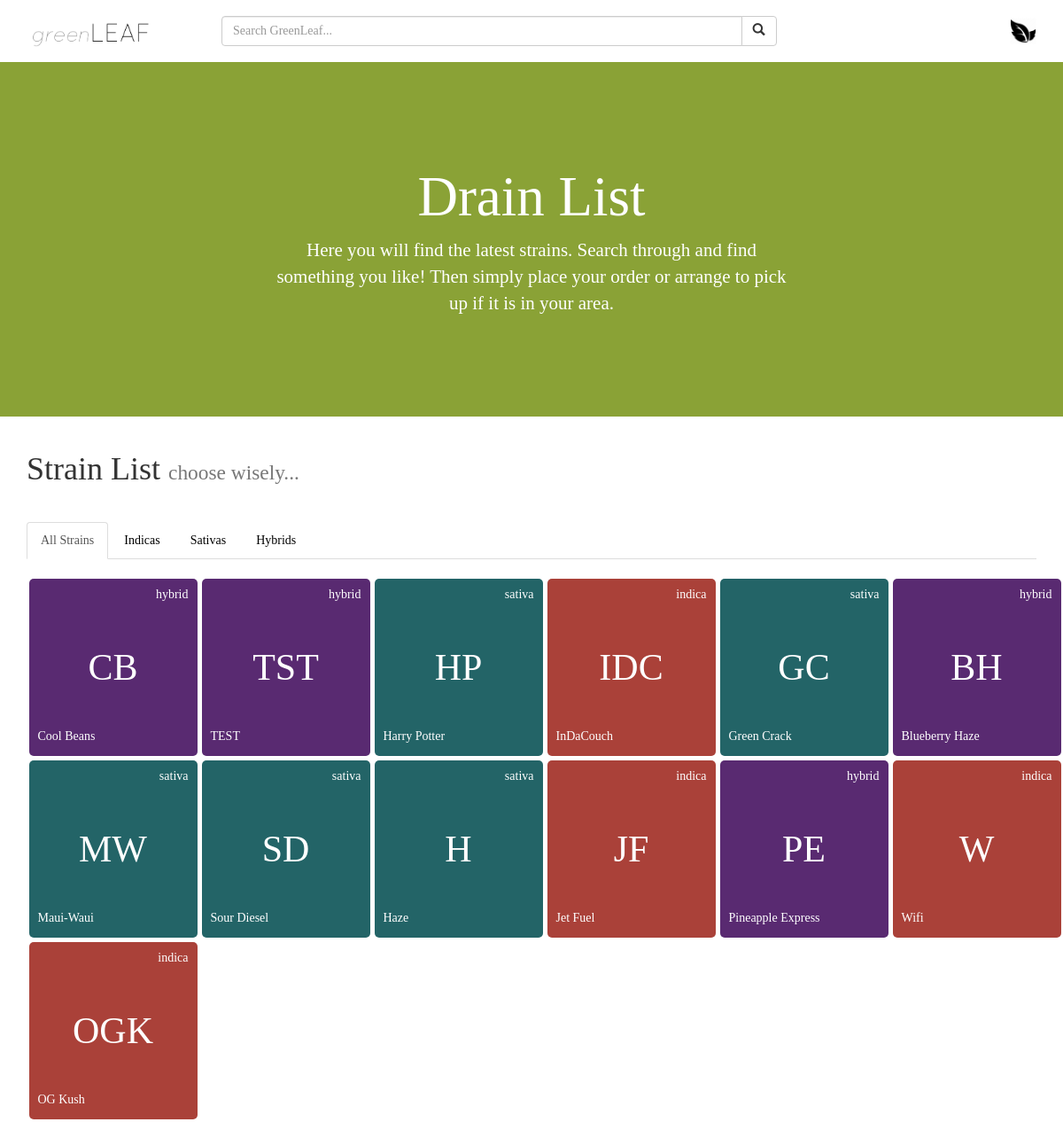
/user/sebastian/strains/ (signed in), run on the app's committed database.
### main_app/models.py (models this page shows, shortened)
class Strain(models.Model):
	user = models.ForeignKey(User)
	slug = models.SlugField(unique=True)
	name = models.CharField(max_length=150)
	initials = models.CharField(max_length=3)
	strain_type_choices = (
		('indica', 'Indica'),
		('sativa', 'Sativa'),
		('hybrid', 'Hybrid'),
	)
	strain_type = models.CharField(
		max_length=6,
		choices=strain_type_choices,
	)
	sleepy = models.IntegerField(
			default=1,
			validators=[
				MaxValueValidator(10),
				MinValueValidator(1)
			]
		)
	creative = models.IntegerField(
		default=1,
		validators=[
			MaxValueValidator(10),
			MinValueValidator(1)
		]
	)
	hungry = models.IntegerField(
		default=1,
		validators=[
			MaxValueValidator(10),
			MinValueValidator(1)
		]
	)
	giggles = models.IntegerField(
		default=1,
		validators=[
			MaxValueValidator(10),
			MinValueValidator(1)
		]
	)
	relaxed = models.IntegerField(
		default=1,
		validators=[
			MaxValueValidator(10),
			MinValueValidator(1)
		]
	)
	happy = models.IntegerField(
		default=1,
		validators=[
			MaxValueValidator(10),
			MinValueValidator(1)
		]
	)
	pain = models.IntegerField(
		default=1,
		validators=[
			MaxValueValidator(10),
			MinValueValidator(1)
		]
	)
	stress = models.IntegerField(
		default=1,
		validators=[
			MaxValueValidator(10),
			MinValueValidator(1)
		]
	)
	insomnia = models.IntegerField(
		default=1,
		validators=[
			MaxValueValidator(10),
			MinValueValidator(1)
		]
	)
	depression = models.IntegerField(
		default=1,
		validators=[
			MaxValueValidator(10),
			MinValueValidator(1)
		]
	)
	lack_of_appetite = models.IntegerField(
		default=1,
		validators=[
			MaxValueValidator(10),
			MinValueValidator(1)
		]
	)
	paranoia = models.IntegerField(
		default=1,
		validators=[
			MaxValueValidator(10),
			MinValueValidator(1)
		]
	)
	cotton_mouth = models.IntegerField(
		default=1,
		validators=[
			MaxValueValidator(10),
			MinValueValidator(1)
		]
	)
	dry_eyes = models.IntegerField(
		default=1,
		validators=[
			MaxValueValidator(10),
			MinValueValidator(1)
		]
	)
	headache = models.IntegerField(
		default=1,
		validators=[
			MaxValueValidator(10),
			MinValueValidator(1)
		]
	)
	eighth_price = models.IntegerField(
		default=0,
	)
	quarter_price = models.IntegerField(
		default=0,
	)
	half_price = models.IntegerField(
		default=0,
	)
	ounce_price = models.IntegerField(
		default=0,
	)
	description = models.TextField(blank=False)
	likes = models.IntegerField(default=0)
	image = models.ImageField(upload_to='strain_images', blank=True)
	timestamp = models.DateTimeField(auto_now_add=True)

### main_app/views.py (the view)
# urls.py: url(r'^user/(\w+)/strains/$', views.strains, name='strains'),
def strains(request, username):
	strains = Strain.objects.all().order_by('-timestamp')
	strain_list = Strain.objects.all().order_by('-timestamp')
	paginator = Paginator(strain_list, 25) # Show 25 contacts per page
	page = request.GET.get('page')
	try:
		strains = paginator.page(page)
	except PageNotAnInteger:
		strains = paginator.page(1)
	except EmptyPage:
		strains = paginator.page(paginator.num_pages)
	query = request.GET.get('query')
	if query:
		strains = strain_list.filter(
			Q(name__icontains=query) | Q(description__icontains=query) | Q(strain_type__icontains=query)
		).order_by('-timestamp').distinct()
	return render(request, 'strains.html', {'strains':strains})

### main_app/templates/strains.html (shortened to what this page needs)
{% extends 'base.html' %}
{% load staticfiles %}
{% block content %}
<div class="jumbotron" id="strain-list-jumbotron">
	<div class="container">
		<div class="header">
			<h1>Drain List</h1>
			<p>Here you will find the latest strains. Search through and find something you like! Then simply place your order or arrange to pick up if it is in your area.</p>
		</div>
	</div>
</div>
<div class="container">
	<div class="page-header">
		<h1>Strain List <small>choose wisely...</small></h1>
	</div>
	<ul class="nav nav-tabs">
		<li role="presentation" class="active"><a data-toggle="tab" href="#drain">All Strains</a></li>
		<li role="presentation"><a data-toggle="tab" href="#indica">Indicas</a></li>
		<li role="presentation"><a data-toggle="tab" href="#sativa">Sativas</a></li>
		<li role="presentation"><a data-toggle="tab" href="#hybrid">Hybrids</a></li>
	</ul>
	<br/>
	<div class="tab-content">
		<div id="drain" class="tab-pane fade in active">
			<div class="container">
				<div class="row">
				{% for strain in strains %}
					<div class="col-md-2 less-padding">
						<a href="{% url 'detail' user.username strain.slug %}">
							<div class="{{ strain.strain_type }}">
								<p>{{ strain.strain_type }}</p>
								<h1>{{ strain.initials }}</h1>
								<p>{{ strain.name }}</p>
							</div>
						</a>
					</div>
				{% endfor %}
				</div>
			</div>
		</div>
	</div>
</div>
{% endblock %}

### main_app/static/css/styles.css (style rules this page uses)
.less-padding { padding: 2.5px !important; }
html { overflow-x: hidden; }
.page-header { border-bottom: none; }
h1 { font-family: montserrat-bold; }
p, li, form { font-family: quicksand; }
a { color: #000; }
#strain-list-jumbotron { background: #8AA236; height: 400px; position: relative; background-size: cover; background-repeat: no-repeat; background-position: center; padding: 0; margin: 0; top: 0; }
.header { height: auto; width: auto; position: absolute; top: 50%; left: 50%; transform: translate(-50%, -50%); }
.header h1 { color: white; text-align: center; }
.header p { color: white; text-align: center; }
.indica { height: 200px; width: 100%; border-radius: 5px; padding-top: 2.5px !important; color: white; background: #AA4139; }
.indica p { padding: 5px 10px; float: right; font-family: quicksand; }
.indica p:last-of-type { position: absolute; bottom: 0; text-alight: right; }
.indica h1 { font-family: montserrat-bold; font-size: 3em; width: 60%; text-align: center; position: absolute; top: 40%; left: 50%; transform: translate(-50%, -50%); }
.sativa { height: 200px; width: 100%; border-radius: 5px; padding-top: 2.5px !important; color: white; background: #236467; }
.sativa p { padding: 5px 10px; float: right; font-family: quicksand; }
.sativa p:last-of-type { position: absolute; bottom: 0; text-alight: right; }
.sativa h1 { font-family: montserrat-bold; font-size: 3em; width: 60%; text-align: center; position: absolute; top: 40%; left: 50%; transform: translate(-50%, -50%); }
.hybrid { height: 200px; width: 100%; border-radius: 5px; padding-top: 2.5px !important; color: white; background: #592A71; }
.hybrid p { padding: 5px 10px; float: right; font-family: quicksand; }
.hybrid p:last-of-type { position: absolute; bottom: 0; text-alight: right; }
.hybrid h1 { font-family: montserrat-bold; font-size: 3em; width: 60%; text-align: center; position: absolute; top: 40%; left: 50%; transform: translate(-50%, -50%); }

### data on the page
Strain: strain_type "hybrid", initials "CB", name "Cool Beans"
Strain: strain_type "hybrid", initials "TST", name "TEST"
Strain: strain_type "sativa", initials "HP", name "Harry Potter"
Strain: strain_type "indica", initials "IDC", name "InDaCouch"
Strain: strain_type "sativa", initials "GC", name "Green Crack"
Strain: strain_type "hybrid", initials "BH", name "Blueberry Haze"
Strain: strain_type "sativa", initials "MW", name "Maui-Waui"
Strain: strain_type "sativa", initials "SD", name "Sour Diesel"
Strain: strain_type "sativa", initials "H", name "Haze"
Strain: strain_type "indica", initials "JF", name "Jet Fuel"
Strain: strain_type "hybrid", initials "PE", name "Pineapple Express"
Strain: strain_type "indica", initials "W", name "Wifi"
Strain: strain_type "indica", initials "OGK", name "OG Kush"
